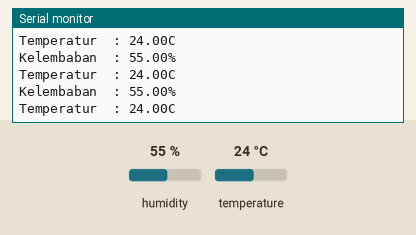
Recording of a sketch running on a simulated Arduino Uno, built with avr-gcc and run on an emulated ATmega328P. Parts: the last lines printed to the serial monitor. The test bench sets the inputs (shaded band); at power-on: humidity 55 %, temperature 24 °C.

Above: at 2.8 s.
2.9 s: humidity set to 22 %
At 4.26 s:
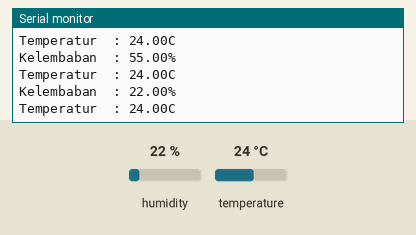
8.9 s: temperature set to 12 °C
At 10.36 s:
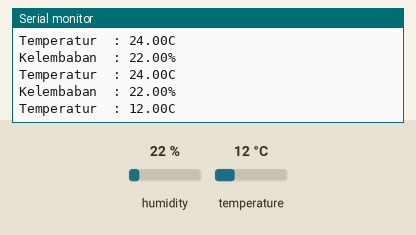
11.6 s: humidity set to 40 %
At 12.18 s:
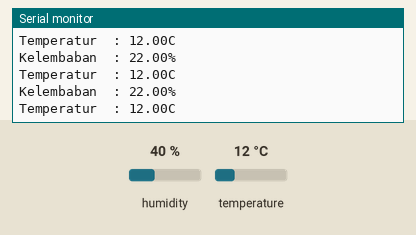
Timing chart, 0 to 14.6 s (numbered marks = the images above; inputs shaded):
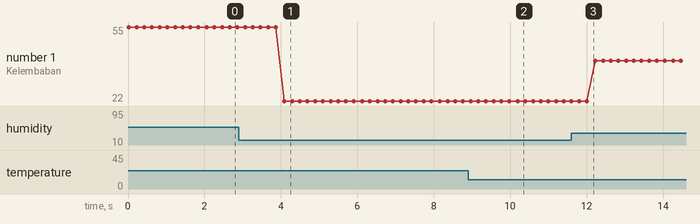

Measured:
- after the input at 2.9 s, the serial monitor: prints a new line after 1.2 s (image 1)
- after the input at 8.9 s, the serial monitor: prints a new line after 1.3 s (image 2)
- plotted number 1: 55 → 22 after the input at 2.9 s, 22 → 40 after the input at 11.6 s

The sketch:

DHT.ino
```cpp
#include <DHT.h> //masukan library DHT, download pada sketch>include library>manages libraries>ketik "Dht sensor library">download by Adafruit
#define DHTPIN 9 //definsikan bahwa DHTPIN pada pin 9
#define DHTTYPE DHT11 //definisikan bahwa yang dipakai adalah DHT tipe 11

DHT dht(DHTPIN, DHTTYPE); //digunakan untuk menginisialisasi objek dari library DHT

void setup(){
  Serial.begin(9600); //membuka komunikasi pada serial monitor dengan baudrate 9600
  dht.begin(); //menginisialisasi sensor DHT dan persiapan untuk membaca data dari sensor
}

void loop(){
  //baca data dari sensor DHT
  float humi = dht.readHumidity();
  float temp = dht.readTemperature();

  //menampilkan data sensor
  Serial.print("Kelembaban  : ");
  Serial.print(humi);
  Serial.println("%");
  Serial.print("Temperatur  : ");
  Serial.print(temp);
  Serial.println("C");
  delay(200);
}
```
